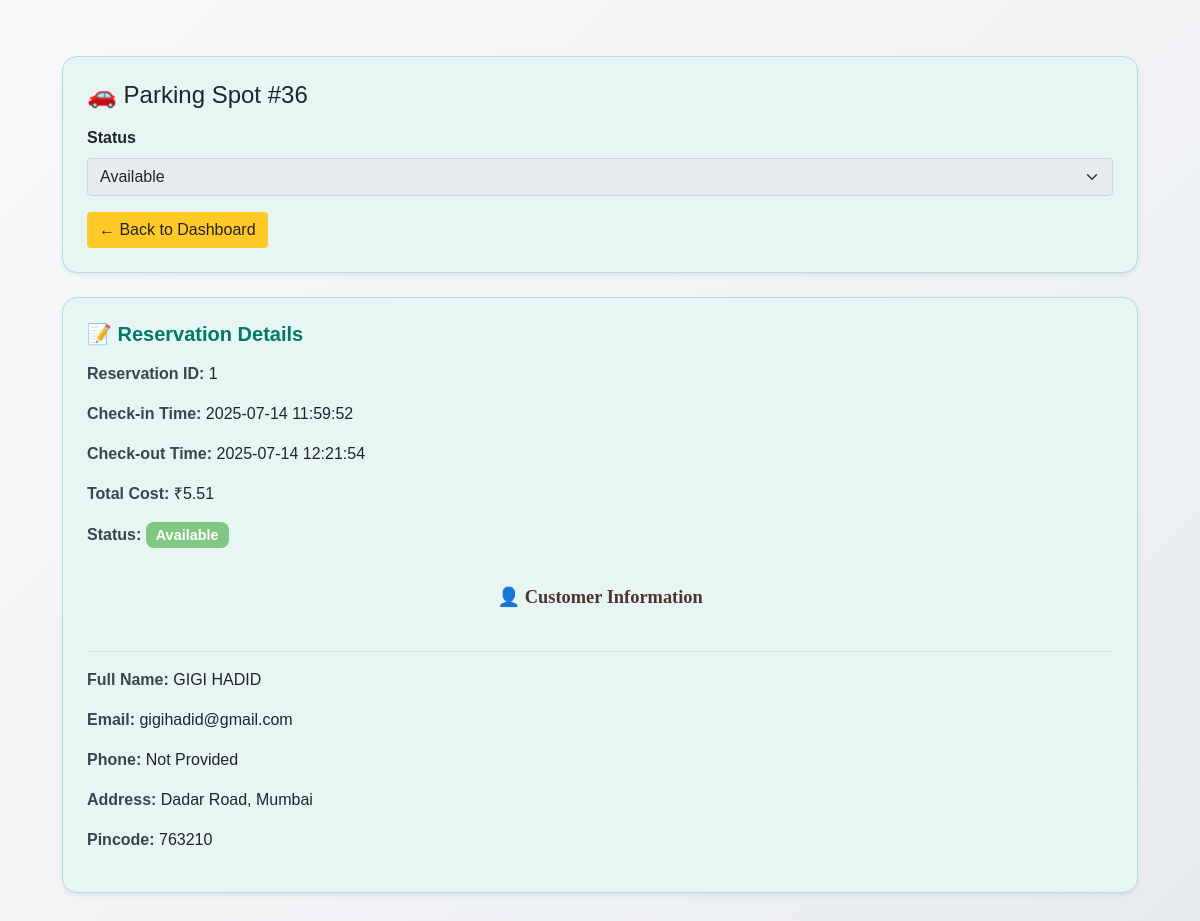
Page /spot/36 on the earlier database version.
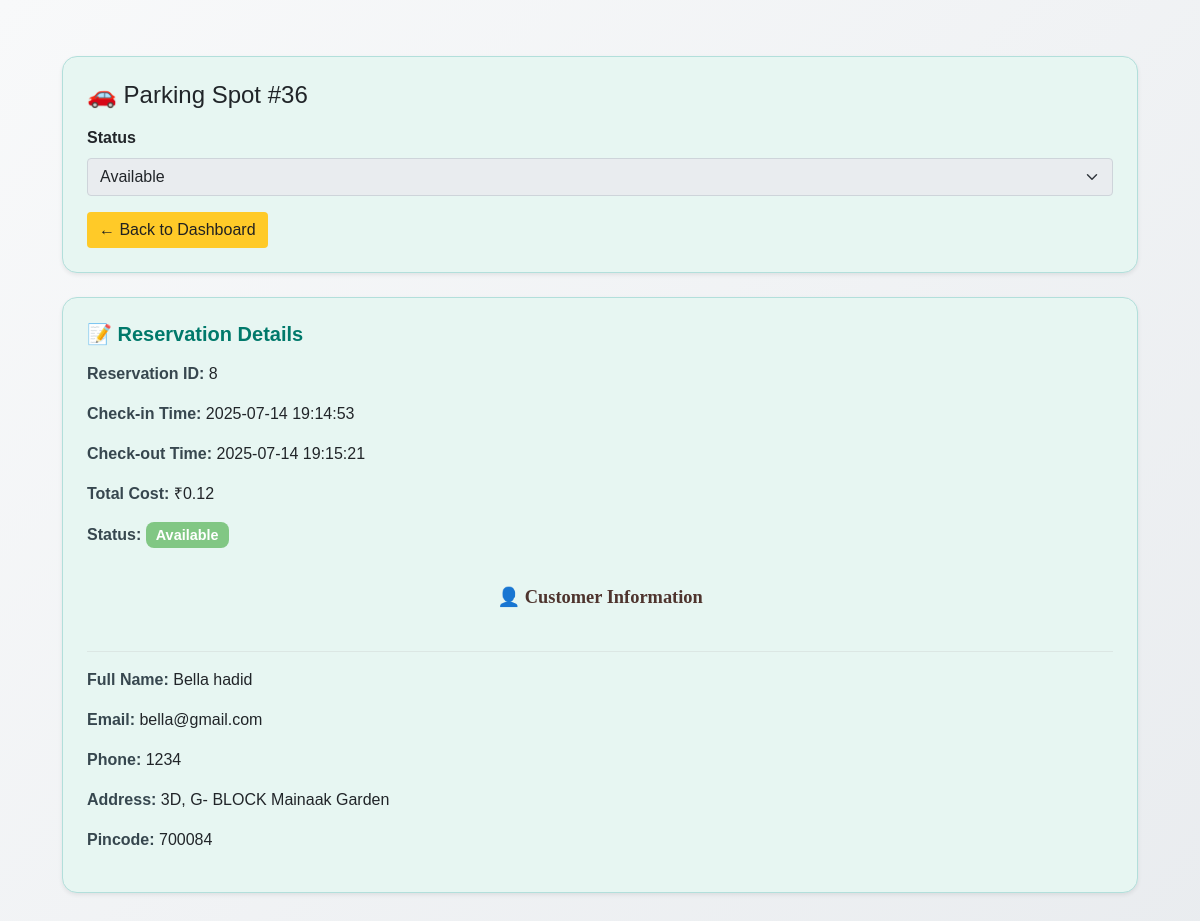
Same page on the later database version.
### backend/models.py (models this page shows, shortened)
class Reservation(db.Model):
    __tablename__ = "reservations"
    id = db.Column(db.Integer, primary_key=True)
    spot_id = db.Column(db.Integer, db.ForeignKey('parking_spots.id'), nullable=False)
    user_id = db.Column(db.Integer, db.ForeignKey('user_info.id'), nullable=False)
    vehicle_no = db.Column(db.String(20), nullable=False)
    parking_timestamp = db.Column(db.DateTime, default=datetime.utcnow)
    leaving_timestamp = db.Column(db.DateTime, nullable=True)
    cost = db.Column(db.Float)

class User_Info(db.Model):
    __tablename__ = "user_info"
    id = db.Column(db.Integer, primary_key=True)
    full_name = db.Column(db.String(100))
    user_name = db.Column(db.String(100), unique=True)
    email = db.Column(db.String(120), unique=True)
    pwd = db.Column(db.String(100))
    phone = db.Column(db.String(20))
    address = db.Column(db.String(200))
    pincode = db.Column(db.String(10))
    role = db.Column(db.Integer, default=1)
    reservations = db.relationship('Reservation', backref='user', lazy=True)

### backend/controllers.py (the view)
    @app.route("/spot/<int:spot_id>")
    def spot_detail(spot_id):
        spot = ParkingSpot.query.get_or_404(spot_id)
        reservation = Reservation.query \
            .filter_by(spot_id=spot.id) \
            .order_by(Reservation.id.desc()) \
            .first()
        user = None
        if reservation:
            user = User_Info.query.get(reservation.user_id)
        return render_template(
            "admin_spot_detail.html",
            spot=spot,
            reservation=reservation,
            user=user,
            now=datetime.now
        )

### templates/admin_spot_detail.html (shortened to what this page needs)
<!DOCTYPE html>
<html lang="en">
<head>
  <link href="https://cdn.jsdelivr.net/npm/bootstrap@5.0.2/dist/css/bootstrap.min.css" rel="stylesheet">
  <link rel="stylesheet" href="{{ url_for('static', filename='css/style.css') }}">
</head>
<body class="p-4">
<div class="container">
  <div class="card p-4 shadow-sm mb-4 detail-card">
    <h4 class="mb-3">🚗 Parking Spot #{{ spot.id }}</h4>
    <form method="POST" action="#">
      <div class="mb-3">
        <label class="form-label fw-bold">Status</label>
        <select class="form-select" disabled>
          <option {% if spot.status == 'A' %}selected{% endif %}>Available</option>
        </select>
      </div>
      <a href="{{ url_for('admin_dashboard') }}" class="btn btn-custom">← Back to Dashboard</a>
    </form>
  </div>
  {% if reservation %}
  <div class="card p-4 shadow-sm detail-card">
    <h5 class="mb-3">📝 Reservation Details</h5>
    <p><span class="highlight">Reservation ID:</span> {{ reservation.id }}</p>
    <p><span class="highlight">Check-in Time:</span>
       {{ reservation.parking_timestamp.strftime('%Y-%m-%d %H:%M:%S') }}</p>
    {% if not reservation.leaving_timestamp %}
      <p><span class="highlight">Estimated Cost (till now):</span>
         ₹{{ ((now().timestamp() - reservation.parking_timestamp.timestamp()) / 3600 * reservation.spot.lot.price_per_hour) | round(2) }}</p>
    {% else %}
      <p><span class="highlight">Check-out Time:</span>
         {{ reservation.leaving_timestamp.strftime('%Y-%m-%d %H:%M:%S') }}</p>
      <p><span class="highlight">Total Cost:</span> ₹{{ reservation.cost }}</p>
    {% endif %}
    <p>
      <span class="highlight">Status:</span>
      <span class="badge badge-status {% if spot.status == 'O' %}status-occupied{% else %}status-available{% endif %}">
        {% if spot.status == 'O' %}Active{% else %}Available{% endif %}
      </span>
    </p>
    {% if user %}
    <div class="section-title">👤 Customer Information</div>
    <hr>
    <p><span class="highlight">Full Name:</span> {{ user.full_name }}</p>
    <p><span class="highlight">Email:</span> {{ user.email }}</p>
    <p><span class="highlight">Phone:</span> {{ user.phone or 'Not Provided' }}</p>
    <p><span class="highlight">Address:</span> {{ user.address or 'Not Provided' }}</p>
    <p><span class="highlight">Pincode:</span> {{ user.pincode or 'Not Provided' }}</p>
    {% endif %}
  </div>
  {% else %}
  <div class="alert alert-info">No active reservation for this spot.</div>
  {% endif %}
</div>
</body>
</html>

Differences in the rows shown:
no longer on this page (row unchanged): Reservation: id "1", parking_timestamp "2025-07-14 11:59:52", leaving_timestamp "2025-07-14 12:21:54", cost "5.51"
no longer on this page (row unchanged): User_Info: full_name "GIGI HADID", email "gigihadid@gmail.com", phone "Not Provided", address "Dadar Road, Mumbai", pincode "763210"
added Reservation: id "8", parking_timestamp "2025-07-14 19:14:53", leaving_timestamp "2025-07-14 19:15:21", cost "0.12"
added User_Info: full_name "Bella hadid", email "bella@gmail.com", phone "1234", address "3D, G- BLOCK Mainaak Garden", pincode "700084"
